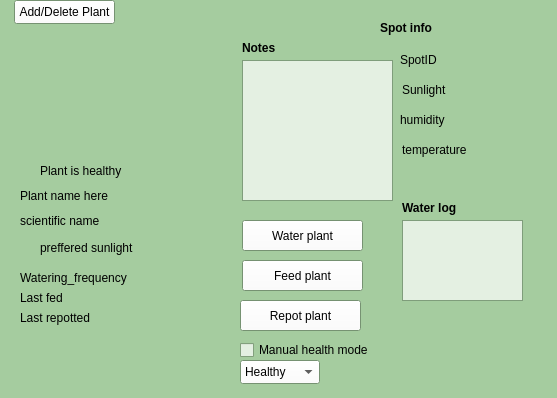
<?xml version="1.0" encoding="UTF-8"?>
<ui version="4.0">
 <class>PlantViewWindow</class>
 <widget class="QMainWindow" name="PlantViewWindow">
  <property name="geometry">
   <rect>
    <x>0</x>
    <y>0</y>
    <width>557</width>
    <height>398</height>
   </rect>
  </property>
  <property name="minimumSize">
   <size>
    <width>531</width>
    <height>0</height>
   </size>
  </property>
  <property name="maximumSize">
   <size>
    <width>5310</width>
    <height>4010</height>
   </size>
  </property>
  <property name="palette">
   <palette>
    <active>
     <colorrole role="WindowText">
      <brush brushstyle="SolidPattern">
       <color alpha="255">
        <red>0</red>
        <green>0</green>
        <blue>0</blue>
       </color>
      </brush>
     </colorrole>
     <colorrole role="Button">
      <brush brushstyle="SolidPattern">
       <color alpha="179">
        <red>255</red>
        <green>255</green>
        <blue>255</blue>
       </color>
      </brush>
     </colorrole>
     <colorrole role="Text">
      <brush brushstyle="SolidPattern">
       <color alpha="255">
        <red>0</red>
        <green>0</green>
        <blue>0</blue>
       </color>
      </brush>
     </colorrole>
     <colorrole role="BrightText">
      <brush brushstyle="SolidPattern">
       <color alpha="255">
        <red>64</red>
        <green>159</green>
        <blue>63</blue>
       </color>
      </brush>
     </colorrole>
     <colorrole role="ButtonText">
      <brush brushstyle="SolidPattern">
       <color alpha="255">
        <red>0</red>
        <green>0</green>
        <blue>0</blue>
       </color>
      </brush>
     </colorrole>
     <colorrole role="Base">
      <brush brushstyle="SolidPattern">
       <color alpha="179">
        <red>255</red>
        <green>255</green>
        <blue>255</blue>
       </color>
      </brush>
     </colorrole>
     <colorrole role="Window">
      <brush brushstyle="SolidPattern">
       <color alpha="255">
        <red>165</red>
        <green>204</green>
        <blue>159</blue>
       </color>
      </brush>
     </colorrole>
     <colorrole role="Accent">
      <brush brushstyle="SolidPattern">
       <color alpha="255">
        <red>64</red>
        <green>159</green>
        <blue>63</blue>
       </color>
      </brush>
     </colorrole>
    </active>
    <inactive>
     <colorrole role="WindowText">
      <brush brushstyle="SolidPattern">
       <color alpha="255">
        <red>0</red>
        <green>0</green>
        <blue>0</blue>
       </color>
      </brush>
     </colorrole>
     <colorrole role="Button">
      <brush brushstyle="SolidPattern">
       <color alpha="179">
        <red>255</red>
        <green>255</green>
        <blue>255</blue>
       </color>
      </brush>
     </colorrole>
     <colorrole role="Text">
      <brush brushstyle="SolidPattern">
       <color alpha="255">
        <red>0</red>
        <green>0</green>
        <blue>0</blue>
       </color>
      </brush>
     </colorrole>
     <colorrole role="BrightText">
      <brush brushstyle="SolidPattern">
       <color alpha="255">
        <red>64</red>
        <green>159</green>
        <blue>63</blue>
       </color>
      </brush>
     </colorrole>
     <colorrole role="ButtonText">
      <brush brushstyle="SolidPattern">
       <color alpha="255">
        <red>0</red>
        <green>0</green>
        <blue>0</blue>
       </color>
      </brush>
     </colorrole>
     <colorrole role="Base">
      <brush brushstyle="SolidPattern">
       <color alpha="179">
        <red>255</red>
        <green>255</green>
        <blue>255</blue>
       </color>
      </brush>
     </colorrole>
     <colorrole role="Window">
      <brush brushstyle="SolidPattern">
       <color alpha="255">
        <red>165</red>
        <green>204</green>
        <blue>159</blue>
       </color>
      </brush>
     </colorrole>
     <colorrole role="Accent">
      <brush brushstyle="SolidPattern">
       <color alpha="255">
        <red>64</red>
        <green>159</green>
        <blue>63</blue>
       </color>
      </brush>
     </colorrole>
    </inactive>
    <disabled>
     <colorrole role="Button">
      <brush brushstyle="SolidPattern">
       <color alpha="179">
        <red>255</red>
        <green>255</green>
        <blue>255</blue>
       </color>
      </brush>
     </colorrole>
     <colorrole role="BrightText">
      <brush brushstyle="SolidPattern">
       <color alpha="255">
        <red>64</red>
        <green>159</green>
        <blue>63</blue>
       </color>
      </brush>
     </colorrole>
     <colorrole role="Base">
      <brush brushstyle="SolidPattern">
       <color alpha="255">
        <red>165</red>
        <green>204</green>
        <blue>159</blue>
       </color>
      </brush>
     </colorrole>
     <colorrole role="Window">
      <brush brushstyle="SolidPattern">
       <color alpha="255">
        <red>165</red>
        <green>204</green>
        <blue>159</blue>
       </color>
      </brush>
     </colorrole>
     <colorrole role="Accent">
      <brush brushstyle="SolidPattern">
       <color alpha="255">
        <red>64</red>
        <green>159</green>
        <blue>63</blue>
       </color>
      </brush>
     </colorrole>
    </disabled>
   </palette>
  </property>
  <property name="windowTitle">
   <string>Plant View</string>
  </property>
  <property name="autoFillBackground">
   <bool>false</bool>
  </property>
  <widget class="QWidget" name="centralwidget">
   <widget class="QLabel" name="plant_icon">
    <property name="geometry">
     <rect>
      <x>20</x>
      <y>20</y>
      <width>111</width>
      <height>141</height>
     </rect>
    </property>
    <property name="text">
     <string/>
    </property>
    <property name="pixmap">
     <pixmap>../art/all plants/plant_2_healthy.png</pixmap>
    </property>
    <property name="scaledContents">
     <bool>true</bool>
    </property>
   </widget>
   <widget class="QPushButton" name="water_plant">
    <property name="geometry">
     <rect>
      <x>242</x>
      <y>220</y>
      <width>121</width>
      <height>31</height>
     </rect>
    </property>
    <property name="text">
     <string>Water plant</string>
    </property>
    <property name="icon">
     <iconset>
      <normaloff>../art/water.png</normaloff>../art/water.png</iconset>
    </property>
    <property name="iconSize">
     <size>
      <width>32</width>
      <height>32</height>
     </size>
    </property>
   </widget>
   <widget class="QPushButton" name="feed_plant">
    <property name="geometry">
     <rect>
      <x>242</x>
      <y>260</y>
      <width>121</width>
      <height>31</height>
     </rect>
    </property>
    <property name="text">
     <string>Feed plant</string>
    </property>
    <property name="icon">
     <iconset>
      <normaloff>../art/nutrition.png</normaloff>../art/nutrition.png</iconset>
    </property>
    <property name="iconSize">
     <size>
      <width>32</width>
      <height>32</height>
     </size>
    </property>
   </widget>
   <widget class="QLabel" name="plant_health_text">
    <property name="geometry">
     <rect>
      <x>40</x>
      <y>160</y>
      <width>151</width>
      <height>21</height>
     </rect>
    </property>
    <property name="text">
     <string>Plant is healthy</string>
    </property>
   </widget>
   <widget class="QLabel" name="plant_name">
    <property name="geometry">
     <rect>
      <x>20</x>
      <y>180</y>
      <width>221</width>
      <height>31</height>
     </rect>
    </property>
    <property name="minimumSize">
     <size>
      <width>221</width>
      <height>31</height>
     </size>
    </property>
    <property name="text">
     <string>Plant name here</string>
    </property>
   </widget>
   <widget class="QLabel" name="sun_status">
    <property name="geometry">
     <rect>
      <x>130</x>
      <y>0</y>
      <width>61</width>
      <height>51</height>
     </rect>
    </property>
    <property name="text">
     <string/>
    </property>
    <property name="pixmap">
     <pixmap>../art/full_sun.png</pixmap>
    </property>
    <property name="scaledContents">
     <bool>true</bool>
    </property>
   </widget>
   <widget class="QLabel" name="preff_sunlight_text">
    <property name="geometry">
     <rect>
      <x>40</x>
      <y>240</y>
      <width>201</width>
      <height>16</height>
     </rect>
    </property>
    <property name="text">
     <string>preffered sunlight</string>
    </property>
   </widget>
   <widget class="QLabel" name="preff_sunlight_icon">
    <property name="geometry">
     <rect>
      <x>0</x>
      <y>230</y>
      <width>41</width>
      <height>31</height>
     </rect>
    </property>
    <property name="text">
     <string/>
    </property>
    <property name="pixmap">
     <pixmap>../art/half_shade.png</pixmap>
    </property>
    <property name="scaledContents">
     <bool>true</bool>
    </property>
   </widget>
   <widget class="QLabel" name="scientific_name">
    <property name="geometry">
     <rect>
      <x>20</x>
      <y>210</y>
      <width>221</width>
      <height>21</height>
     </rect>
    </property>
    <property name="text">
     <string>scientific name</string>
    </property>
   </widget>
   <widget class="QLabel" name="water_frequency_text">
    <property name="geometry">
     <rect>
      <x>20</x>
      <y>270</y>
      <width>221</width>
      <height>16</height>
     </rect>
    </property>
    <property name="text">
     <string>Watering_frequency</string>
    </property>
   </widget>
   <widget class="QLabel" name="last_nutrition">
    <property name="geometry">
     <rect>
      <x>20</x>
      <y>290</y>
      <width>211</width>
      <height>16</height>
     </rect>
    </property>
    <property name="text">
     <string>Last fed</string>
    </property>
   </widget>
   <widget class="QTextEdit" name="note_text">
    <property name="geometry">
     <rect>
      <x>242</x>
      <y>60</y>
      <width>151</width>
      <height>141</height>
     </rect>
    </property>
    <property name="html">
     <string>&lt;!DOCTYPE HTML PUBLIC &quot;-//W3C//DTD HTML 4.0//EN&quot; &quot;http://www.w3.org/TR/REC-html40/strict.dtd&quot;&gt;
&lt;html&gt;&lt;head&gt;&lt;meta name=&quot;qrichtext&quot; content=&quot;1&quot; /&gt;&lt;meta charset=&quot;utf-8&quot; /&gt;&lt;style type=&quot;text/css&quot;&gt;
p, li { white-space: pre-wrap; }
hr { height: 1px; border-width: 0; }
li.unchecked::marker { content: &quot;\2610&quot;; }
li.checked::marker { content: &quot;\2612&quot;; }
&lt;/style&gt;&lt;/head&gt;&lt;body style=&quot; font-family:'Segoe UI'; font-size:9pt; font-weight:400; font-style:normal;&quot;&gt;
&lt;p style=&quot;-qt-paragraph-type:empty; margin-top:0px; margin-bottom:0px; margin-left:0px; margin-right:0px; -qt-block-indent:0; text-indent:0px;&quot;&gt;&lt;br /&gt;&lt;/p&gt;&lt;/body&gt;&lt;/html&gt;</string>
    </property>
   </widget>
   <widget class="QLabel" name="notes_header">
    <property name="geometry">
     <rect>
      <x>242</x>
      <y>40</y>
      <width>49</width>
      <height>16</height>
     </rect>
    </property>
    <property name="font">
     <font>
      <bold>true</bold>
     </font>
    </property>
    <property name="text">
     <string>Notes</string>
    </property>
   </widget>
   <widget class="QCheckBox" name="manual_health">
    <property name="geometry">
     <rect>
      <x>240</x>
      <y>340</y>
      <width>131</width>
      <height>20</height>
     </rect>
    </property>
    <property name="text">
     <string>Manual health mode</string>
    </property>
   </widget>
   <widget class="QLabel" name="spot_info">
    <property name="geometry">
     <rect>
      <x>380</x>
      <y>20</y>
      <width>61</width>
      <height>16</height>
     </rect>
    </property>
    <property name="font">
     <font>
      <bold>true</bold>
     </font>
    </property>
    <property name="text">
     <string>Spot info</string>
    </property>
   </widget>
   <widget class="QLabel" name="spot_id">
    <property name="geometry">
     <rect>
      <x>400</x>
      <y>50</y>
      <width>111</width>
      <height>20</height>
     </rect>
    </property>
    <property name="text">
     <string>SpotID</string>
    </property>
   </widget>
   <widget class="QLabel" name="spot_sunlight">
    <property name="geometry">
     <rect>
      <x>402</x>
      <y>80</y>
      <width>111</width>
      <height>20</height>
     </rect>
    </property>
    <property name="text">
     <string>Sunlight</string>
    </property>
   </widget>
   <widget class="QLabel" name="humidity">
    <property name="geometry">
     <rect>
      <x>400</x>
      <y>110</y>
      <width>101</width>
      <height>20</height>
     </rect>
    </property>
    <property name="text">
     <string>humidity</string>
    </property>
   </widget>
   <widget class="QLabel" name="temperature">
    <property name="geometry">
     <rect>
      <x>402</x>
      <y>140</y>
      <width>111</width>
      <height>20</height>
     </rect>
    </property>
    <property name="text">
     <string>temperature</string>
    </property>
   </widget>
   <widget class="QLabel" name="water_log_header">
    <property name="geometry">
     <rect>
      <x>402</x>
      <y>200</y>
      <width>61</width>
      <height>16</height>
     </rect>
    </property>
    <property name="font">
     <font>
      <bold>true</bold>
     </font>
    </property>
    <property name="text">
     <string>Water log</string>
    </property>
   </widget>
   <widget class="QListWidget" name="water_log_list">
    <property name="geometry">
     <rect>
      <x>402</x>
      <y>220</y>
      <width>121</width>
      <height>81</height>
     </rect>
    </property>
   </widget>
   <widget class="QComboBox" name="health_setter">
    <property name="geometry">
     <rect>
      <x>240</x>
      <y>360</y>
      <width>80</width>
      <height>24</height>
     </rect>
    </property>
    <item>
     <property name="text">
      <string>Healthy</string>
     </property>
    </item>
    <item>
     <property name="text">
      <string>Slightly unhealthy</string>
     </property>
    </item>
    <item>
     <property name="text">
      <string>Unhealthy</string>
     </property>
    </item>
    <item>
     <property name="text">
      <string>Dead</string>
     </property>
    </item>
   </widget>
   <widget class="QLabel" name="last_repotted">
    <property name="geometry">
     <rect>
      <x>20</x>
      <y>310</y>
      <width>211</width>
      <height>16</height>
     </rect>
    </property>
    <property name="text">
     <string>Last repotted</string>
    </property>
   </widget>
   <widget class="QPushButton" name="repot_plant">
    <property name="geometry">
     <rect>
      <x>240</x>
      <y>300</y>
      <width>121</width>
      <height>31</height>
     </rect>
    </property>
    <property name="text">
     <string>Repot plant</string>
    </property>
    <property name="icon">
     <iconset>
      <normaloff>../art/empty_pot.png</normaloff>../art/empty_pot.png</iconset>
    </property>
   </widget>
   <widget class="QPushButton" name="add_delete_plant">
    <property name="geometry">
     <rect>
      <x>14</x>
      <y>0</y>
      <width>101</width>
      <height>24</height>
     </rect>
    </property>
    <property name="text">
     <string>Add/Delete Plant</string>
    </property>
   </widget>
  </widget>
 </widget>
 <resources/>
 <connections/>
</ui>
